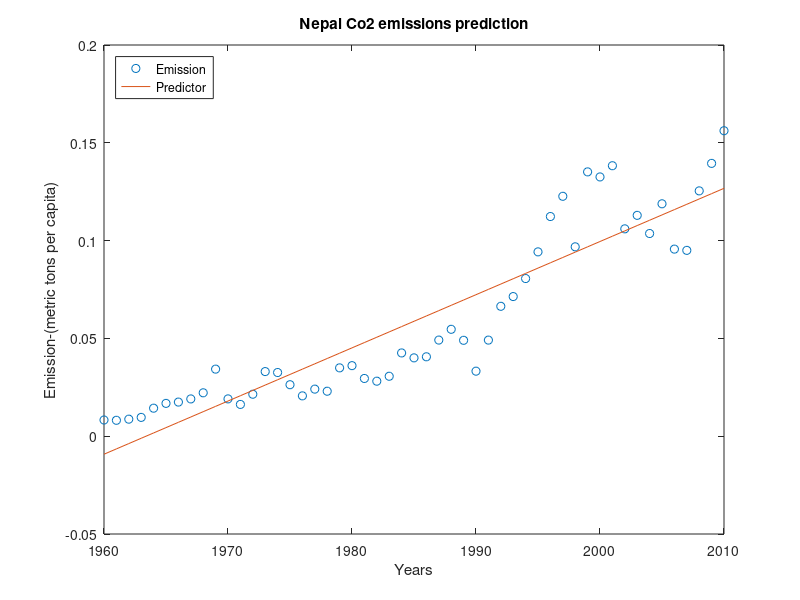
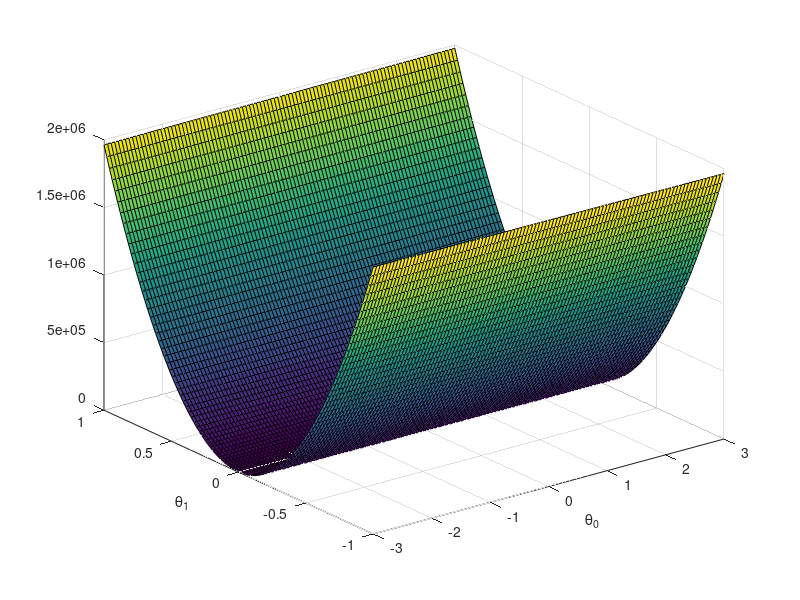

Here is the MATLAB script that generated these plots, in order:
% Data is roughly based on Nepal's last 50 years of Co2 emissions
% x label refers to the number of years
% y label refers to carbon-dioxide emission

clear all; close all; clc
x = load('1co2.dat'); y = load('2co2.dat');

m = length(y); % number of training examples


% Plot the training data
figure;

plot(x, y, 'o');
title('Nepal Co2 emissions prediction')
ylabel('Emission-(metric tons per capita)')
xlabel('Years')

% Gradient descent
x = [ones(m, 1) x]; % Add a column of ones to x
theta = zeros(size(x(1,:)))'; % initialize fitting parameters
MAX_ITR = 1500;
alpha = 0.07;

for num_iterations = 1:MAX_ITR
    % This is a vectorized version of the 
    % gradient descent update formula
    
    grad = (1/m).* x' * ((x * theta) - y);
    
    % Here is the actual update
    theta = theta - alpha .* grad;
   
end
% print theta to screen
theta

exact_theta = (x' * x)\x' * y

% Plot the linear fit
hold on; % keep previous plot visible
plot(x(:,2), x*exact_theta, '-')
legend('Emission', 'Predictor','Location','northwest')
hold off




% Predict values for age 2030 and 2050
predict1 = [1, 2030] *exact_theta
predict2 = [1, 2050] *exact_theta


% Calculate J matrix

% Grid over which we will calculate J
theta0_vals = linspace(-3, 3, 100);
theta1_vals = linspace(-1, 1, 100);

% initialize J_vals to a matrix of 0's
J_vals = zeros(length(theta0_vals), length(theta1_vals));

for i = 1:length(theta0_vals)
	  for j = 1:length(theta1_vals)
	  t = [theta0_vals(i); theta1_vals(j)];    
	  J_vals(i,j) = (0.5/m) .* (x * t - y)' * (x * t - y);
    end
end

% We need to transpose J_vals before calling surf, or else the axes will be flipped
J_vals = J_vals';
% Surface plot
figure;
surf(theta0_vals, theta1_vals, J_vals)
xlabel('\theta_0'); ylabel('\theta_1');
